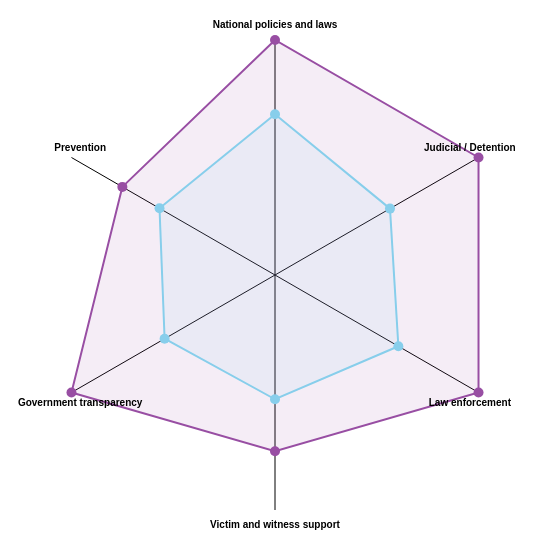

Describe this chart as a Vega-Lite specification.
### Vega specification from a JSON file in a GitHub repository (floating-point values rounded to 4 significant figures)
{"$schema": "https://vega.github.io/schema/vega/v5.json", "description": "A radar chart example, showing multiple dimensions in a radial layout.", "width": 550, "height": 550, "padding": 40, "autosize": {"type": "none", "contains": "padding"}, "signals": [{"name": "radius", "update": "width / 2"}], "data": [{"name": "table", "values": [{"Country": "Australia", "category": "Prevention", "value": 6.0}, {"Country": "Australia", "category": "National policies and laws", "value": 8.0}, {"Country": "Australia", "category": "Judicial / Detention", "value": 8.0}, {"Country": "Australia", "category": "Law enforcement", "value": 8.0}, {"Country": "Australia", "category": "Victim and witness support", "value": 6.0}, {"Country": "Australia", "category": "Government transparency", "value": 8.0}, {"Country": "Rest of World", "category": "Prevention", "value": 4.54}, {"Country": "Rest of World", "category": "National policies and laws", "value": 5.47}, {"Country": "Rest of World", "category": "Judicial / Detention", "value": 4.52}, {"Country": "Rest of World", "category": "Law enforcement", "value": 4.85}, {"Country": "Rest of World", "category": "Victim and witness support", "value": 4.23}, {"Country": "Rest of World", "category": "Government transparency", "value": 4.34}]}, {"name": "countries", "source": "table", "transform": [{"type": "aggregate", "groupby": ["category"]}]}], "scales": [{"name": "angular", "type": "point", "range": {"signal": "[-PI, PI]"}, "padding": 0.5, "domain": {"data": "countries", "field": "category"}}, {"name": "radial", "type": "linear", "range": {"signal": "[0, radius]"}, "zero": true, "nice": false, "domain": {"data": "table", "field": "value"}, "domainMin": 0}, {"name": "color", "type": "ordinal", "domain": ["Australia", "Rest of World"], "range": ["#984ea3", "skyblue"]}], "legends": [{"fill": "color", "title": "Country", "orient": "right", "encode": {"symbols": {"enter": {"fillOpacity": {"value": 0.8}, "stroke": {"value": "transparent"}}}}}], "encode": {"enter": {"x": {"signal": "radius"}, "y": {"signal": "radius"}}}, "marks": [{"type": "group", "name": "categories", "zindex": 1, "from": {"facet": {"data": "table", "name": "facet", "groupby": ["Country"]}}, "marks": [{"type": "line", "name": "category-line", "from": {"data": "facet"}, "encode": {"enter": {"interpolate": {"value": "linear-closed"}, "x": {"signal": "scale('radial', datum.value) * cos(scale('angular', datum.category))"}, "y": {"signal": "scale('radial', datum.value) * sin(scale('angular', datum.category))"}, "stroke": {"scale": "color", "field": "Country"}, "strokeWidth": {"value": 2}, "fill": {"scale": "color", "field": "Country"}, "fillOpacity": {"value": 0.1}}}}, {"type": "symbol", "from": {"data": "facet"}, "encode": {"enter": {"x": {"signal": "scale('radial', datum.value) * cos(scale('angular', datum.category))"}, "y": {"signal": "scale('radial', datum.value) * sin(scale('angular', datum.category))"}, "fill": {"scale": "color", "field": "Country"}, "size": {"value": 100}, "tooltip": {"signal": "datum.Country + ': ' + format(datum.value, '.2f')"}}}}]}, {"type": "rule", "name": "radial-grid", "from": {"data": "countries"}, "zindex": 0, "encode": {"enter": {"x": {"value": 0}, "y": {"value": 0}, "x2": {"signal": "radius * cos(scale('angular', datum.category))"}, "y2": {"signal": "radius * sin(scale('angular', datum.category))"}, "stroke": {"value": "black"}, "strokeWidth": {"value": 1}}}}, {"type": "text", "name": "key-label", "from": {"data": "countries"}, "zindex": 1, "encode": {"enter": {"x": {"signal": "(radius - 10) * cos(scale('angular', datum.category))"}, "y": {"signal": "(radius + 10) * sin(scale('angular', datum.category))"}, "text": {"field": "category"}, "align": [{"test": "abs(scale('angular', datum.category)) > PI / 2", "value": "center"}, {"value": "center"}], "baseline": [{"test": "scale('angular', datum.category) > 0", "value": "top"}, {"test": "scale('angular', datum.category) == 0", "value": "middle"}, {"value": "bottom"}], "fill": {"value": "black"}, "fontWeight": {"value": "bold"}, "fontSize": {"value": 10}}}}]}
